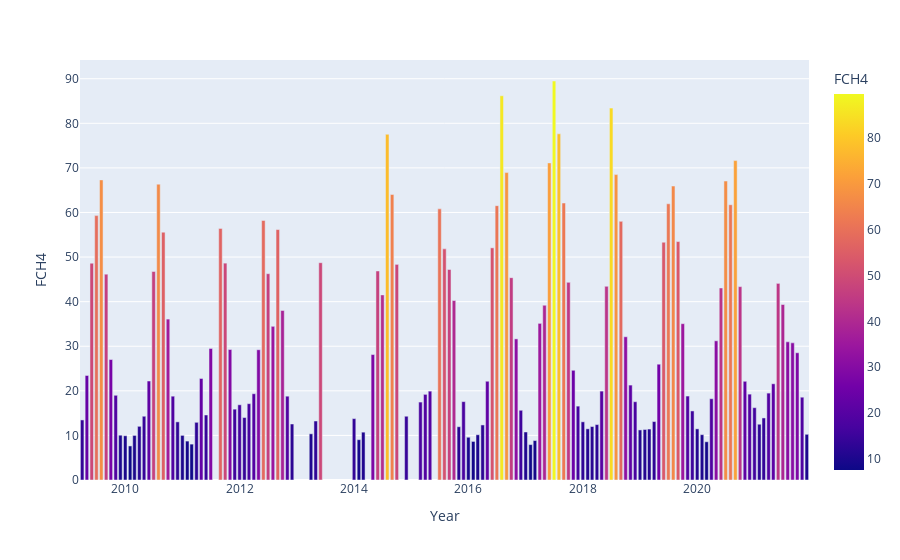

The code cell stored with this chart in its notebook:
### Code cell
import plotly.express as px

fig = px.bar(fch4_avg_df, x='Year',
y='FCH4', color='FCH4')
fig.show()

### Figure 1 — Plotly figure (JSON) as saved in the notebook; plotly's stock layout.template omitted (floating-point values rounded to 4 significant figures; data arrays with more than 128 entries replaced by an {"elided": "..."} marker saying what was removed)
{"data": [{"alignmentgroup": "True", "hovertemplate": "Year=%{x}<br>FCH4=%{marker.color}<extra></extra>", "legendgroup": "", "marker": {"color": {"elided": "138 float values"}, "coloraxis": "coloraxis", "pattern": {"shape": ""}}, "name": "", "offsetgroup": "", "orientation": "v", "showlegend": false, "textposition": "auto", "type": "bar", "x": {"elided": "138 str values"}, "xaxis": "x", "y": {"elided": "138 float values"}, "yaxis": "y"}], "layout": {"barmode": "relative", "coloraxis": {"colorbar": {"title": {"text": "FCH4"}}, "colorscale": [[0, "#0d0887"], [0.1111, "#46039f"], [0.2222, "#7201a8"], [0.3333, "#9c179e"], [0.4444, "#bd3786"], [0.5556, "#d8576b"], [0.6667, "#ed7953"], [0.7778, "#fb9f3a"], [0.8889, "#fdca26"], [1, "#f0f921"]]}, "legend": {"tracegroupgap": 0}, "margin": {"t": 60}, "xaxis": {"anchor": "y", "domain": [0, 1], "title": {"text": "Year"}}, "yaxis": {"anchor": "x", "domain": [0, 1], "title": {"text": "FCH4"}}}}
